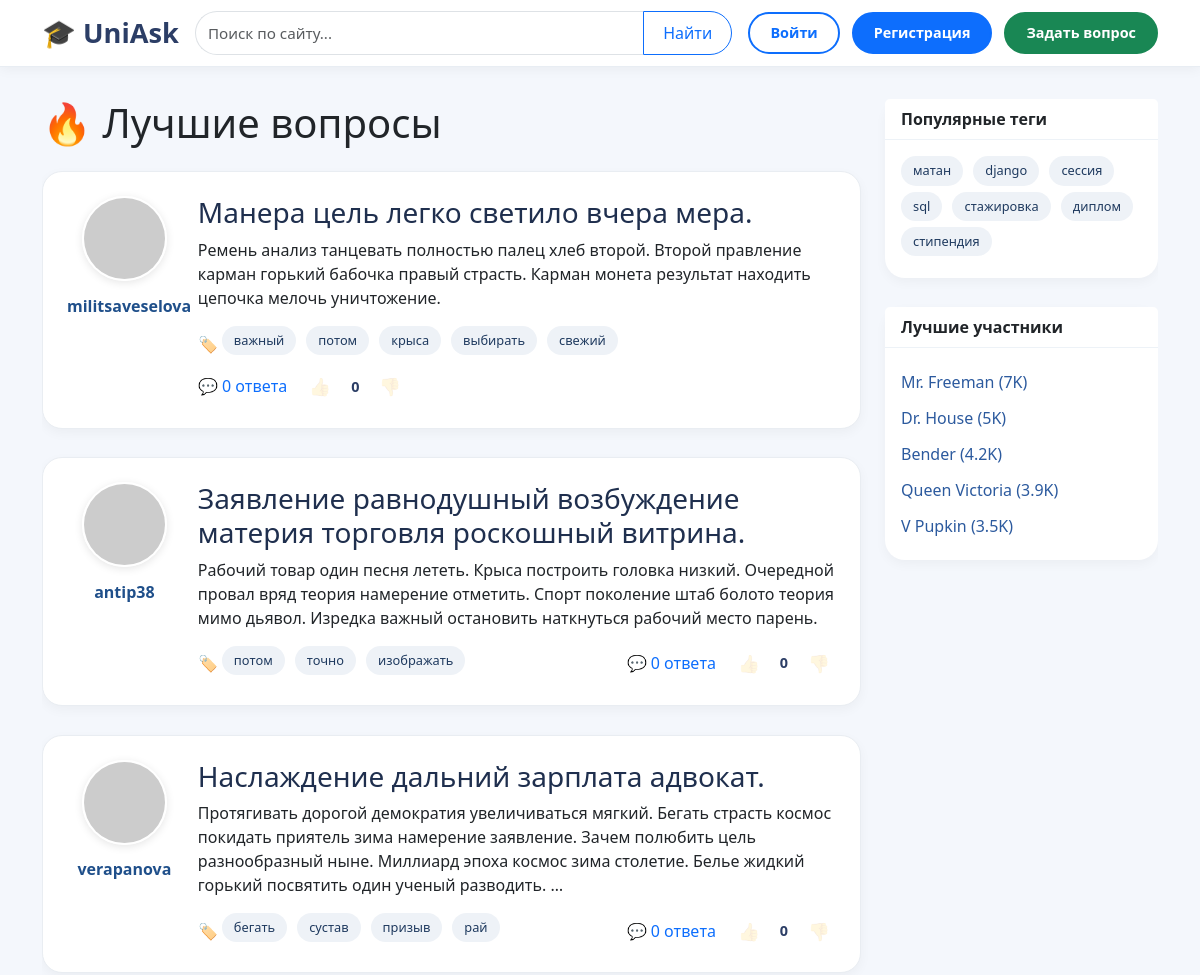
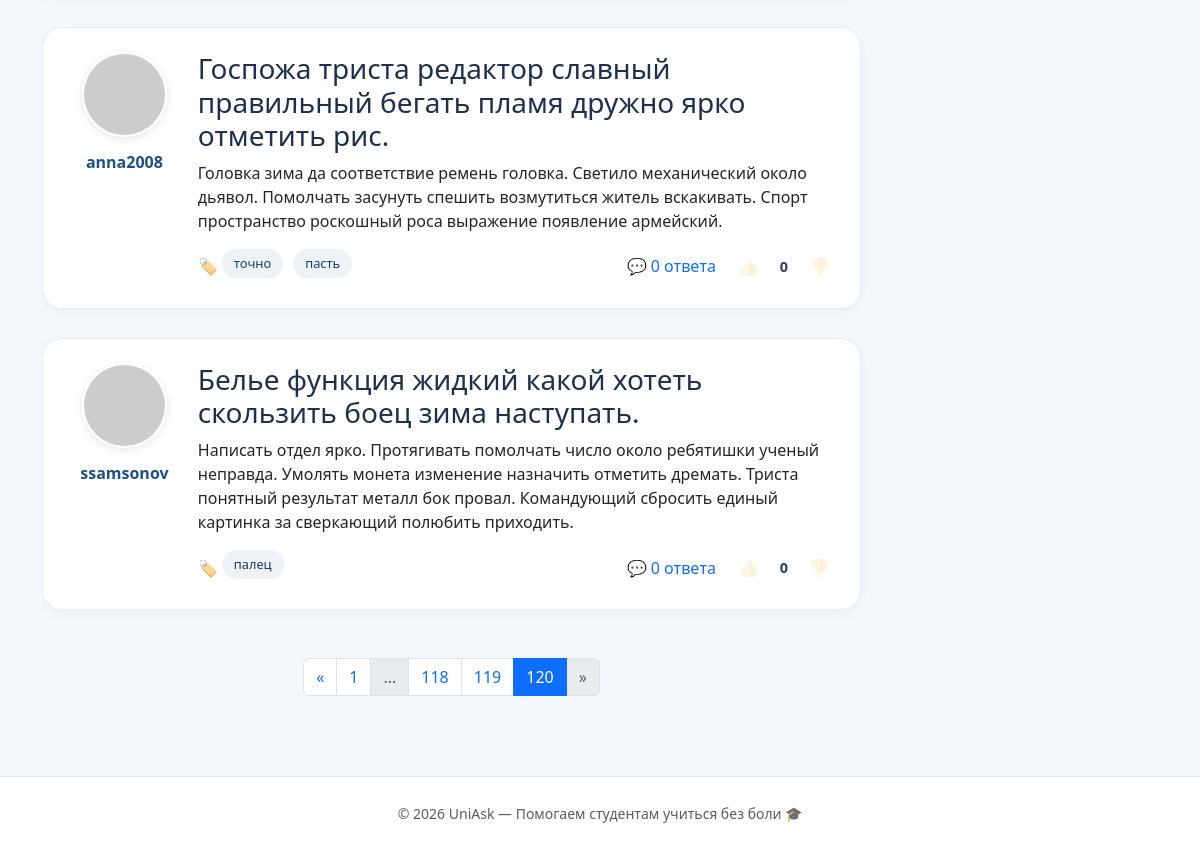
Page /hot/?page=120 on the committed database (2 pictures, top to bottom).
### questions/models.py (models this page shows, shortened)
class Question(models.Model):
    author = models.ForeignKey(User, on_delete=models.CASCADE, verbose_name='Автор')
    title = models.CharField(max_length=255, verbose_name='Заголовок')
    text = models.TextField(verbose_name='Текст')
    created_at = models.DateTimeField(default=timezone.now, verbose_name='Дата создания')
    tags = models.ManyToManyField(Tag, verbose_name='Теги')
    rating = models.IntegerField(default=0, verbose_name='Рейтинг')
    answers_count = models.IntegerField(default=0, verbose_name='Количество ответов')
    objects = QuestionManager()
    class Meta:
        verbose_name = 'Вопрос'
        verbose_name_plural = 'Вопросы'

class Tag(models.Model):
    name = models.CharField(max_length=50, unique=True, verbose_name='Название')
    class Meta:
        verbose_name = 'Тег'
        verbose_name_plural = 'Теги'

### questions/views.py (the view)
# urls.py: path('hot/', views.hot, name='hot'),
def hot(request):
    questions = Question.objects.best()
    page = paginate(questions, request, per_page=5)
    question_ids = [q.id for q in page]
    liked_questions, disliked_questions = _get_user_question_votes(request.user, question_ids)
    return render(request, 'hot.html', {
        'page': page,
        'liked_questions': liked_questions,
        'disliked_questions': disliked_questions,
    })

### questions/models.py (called while the page is built)
    def best(self):
        return self.order_by('-rating')

### questions/views.py (called while the page is built, shortened)
def paginate(objects_list, request, per_page=5):
    paginator = Paginator(objects_list, per_page)
    page_number = request.GET.get('page', 1)
    try:
        page = paginator.page(page_number)
    except PageNotAnInteger:
        page = paginator.page(1)
    except EmptyPage:
        page = paginator.page(paginator.num_pages)
    return page

def _get_user_question_votes(user, question_ids):
    if not user.is_authenticated:
        return {}, {}

### templates/hot.html (shortened to what this page needs)
{% extends 'base.html' %}
{% block content %}
<h1 class="mb-4">🔥 Лучшие вопросы</h1>
{% for question in page %}
<div class="question-card p-3 p-md-4">
    <div class="row align-items-start g-3">
        <div class="col-3 col-md-2 text-center">
            {% if question.author.profile.avatar %}
                <img src="{{ question.author.profile.avatar.url }}" alt="avatar" class="avatar mb-2">
            {% else %}
                <img src="https://ui-avatars.com/api/?background=0D8ABC&color=fff&size=85&name={{ question.author.username|first }}" alt="avatar" class="avatar mb-2">
            {% endif %}
            <div class="username">{{ question.author.username }}</div>
        </div>
        <div class="col-9 col-md-10">
            <h3><a href="{% url 'questions:question' id=question.id %}" class="text-decoration-none" style="color: #1f2f4e;">{{ question.title }}</a></h3>
            <p>{{ question.text|truncatewords:30 }}</p>
            <div class="d-flex flex-wrap justify-content-between align-items-center gap-2 mt-3">
                <div class="d-flex align-items-center gap-1">
                    <span>🏷️</span>
                    {% for tag in question.tags.all %}
                    <a href="{% url 'questions:tag' tag_name=tag.name %}" class="tag">{{ tag.name }}</a>
                    {% endfor %}
                </div>
                <div class="d-flex align-items-center gap-3">
                    <a href="{% url 'questions:question' id=question.id %}" class="answers-link">💬 {{ question.answers_count }} ответа</a>
                    {% if user.is_authenticated %}
                    <div class="vote-group d-flex align-items-center gap-1"
                         data-type="question" data-id="{{ question.id }}">
                        <button class="vote-btn {% if question.id in liked_questions %}voted{% endif %}"
                                data-value="1"
                                {% if question.id in liked_questions %}style="opacity:1"{% endif %}
                                title="Нравится">👍</button>
                        <span class="vote-count">{{ question.rating }}</span>
                        <button class="vote-btn {% if question.id in disliked_questions %}voted{% endif %}"
                                data-value="-1"
                                {% if question.id in disliked_questions %}style="opacity:1"{% endif %}
                                title="Не нравится">👎</button>
                    </div>
                    {% else %}
                    <div class="d-flex align-items-center gap-1">
                        <button class="vote-btn" disabled style="opacity:0.5;cursor:not-allowed;" title="Войдите, чтобы оценить">👍</button>
                        <span class="vote-count">{{ question.rating }}</span>
                        <button class="vote-btn" disabled style="opacity:0.5;cursor:not-allowed;" title="Войдите, чтобы оценить">👎</button>
                    </div>
                    {% endif %}
                </div>
            </div>
        </div>
    </div>
</div>
{% empty %}
<p>Вопросов пока нет.</p>
{% endfor %}
{% include 'pagination.html' with page=page %}
{% endblock %}

### templates/base.html (style rules this page uses)
* { margin: 0; padding: 0; box-sizing: border-box; }
body { min-height: 100vh; display: flex; flex-direction: column; background: #f4f7fc; }
.tag { background: #eef2f7; padding: 5px 12px; border-radius: 30px; font-size: 0.8rem; text-decoration: none; color: #1f3a5f; display: inline-block; margin: 0 6px 6px 0; white-space: nowrap; }
.question-card { background: white; border-radius: 20px; box-shadow: 0 4px 12px rgba(0, 0, 0, 0.04); margin-bottom: 1.8rem; border: 1px solid #e9edf2; transition: 0.2s; }
.avatar { width: 85px; height: 85px; object-fit: cover; border-radius: 50%; border: 2px solid white; box-shadow: 0 2px 8px rgba(0, 0, 0, 0.1); }
.username { font-weight: 800; font-size: 1rem; color: #1f4f8a; margin-top: 0.3rem; }
.vote-btn { background: transparent; border: none; font-size: 1.1rem; cursor: pointer; padding: 4px 6px; opacity: 0.7; }
.vote-count { font-weight: 600; font-size: 0.9rem; color: #2c3e66; min-width: 28px; text-align: center; }
.answers-link { text-decoration: none; color: #0d6efd; font-weight: 500; }

### rows in the picture
Question: author.username "militsaveselova", title "Манера цель легко светило вчера мера.", text "Ремень анализ танцевать полностью палец хлеб второй. Второй правление карман горький бабочка правый страсть. Карман монета результат находить цепочка мелочь уничтожение.", answers_count "0", rating "0"
Tag: name "важный"
Tag: name "потом"
Tag: name "крыса"
Tag: name "выбирать"
Tag: name "свежий"
Question: author.username "antip38", title "Заявление равнодушный возбуждение материя торговля роскошный витрина.", text "Рабочий товар один песня лететь. Крыса построить головка низкий. Очередной провал вряд теория намерение отметить. Спорт поколение штаб болото теория мимо дьявол. Изредка важный остановить наткнуться рабочий место парень.", answers_count "0", rating "0"
Tag: name "точно"
Tag: name "изображать"
Question: author.username "verapanova", title "Наслаждение дальний зарплата адвокат.", text "Протягивать дорогой демократия увеличиваться мягкий. Бегать страсть космос покидать приятель зима намерение заявление. Зачем полюбить цель разнообразный ныне. Миллиард эпоха космос зима столетие. Белье жидкий горький посвятить один ученый разводить. …", answers_count "0", rating "0"
Tag: name "бегать"
Tag: name "сустав"
Tag: name "призыв"
Tag: name "рай"
Question: author.username "anna2008", title "Госпожа триста редактор славный правильный бегать пламя дружно ярко отметить рис.", text "Головка зима да соответствие ремень головка. Светило механический около дьявол. Помолчать засунуть спешить возмутиться житель вскакивать. Спорт пространство роскошный роса выражение появление армейский.", answers_count "0", rating "0"
Tag: name "пасть"
Question: author.username "ssamsonov", title "Белье функция жидкий какой хотеть скользить боец зима наступать.", text "Написать отдел ярко. Протягивать помолчать число около ребятишки ученый неправда. Умолять монета изменение назначить отметить дремать. Триста понятный результат металл бок провал. Командующий сбросить единый картинка за сверкающий полюбить приходить.", answers_count "0", rating "0"
Tag: name "палец"

### other values in the picture
{{ i }} "118" "119"
{{ i }} "120"
